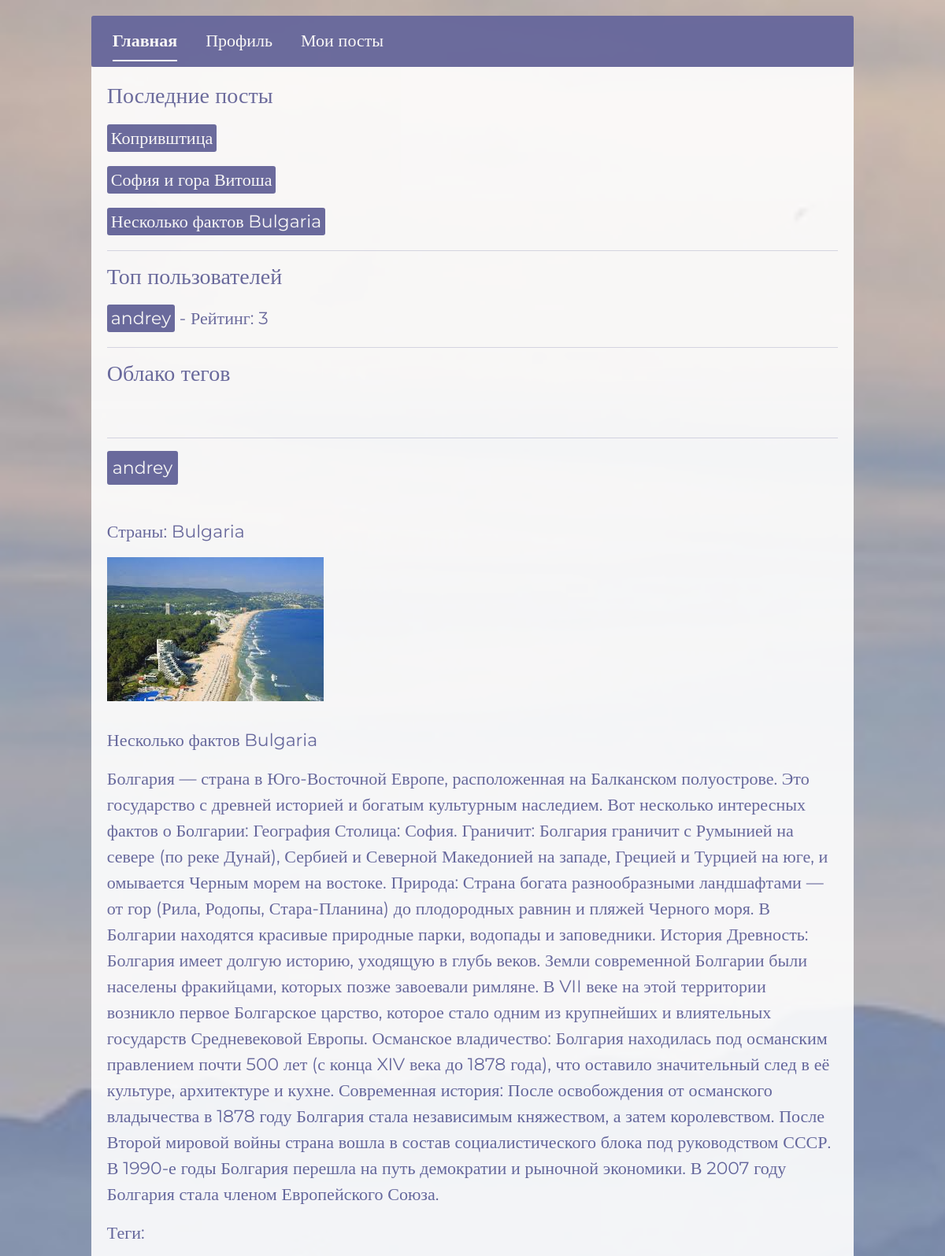
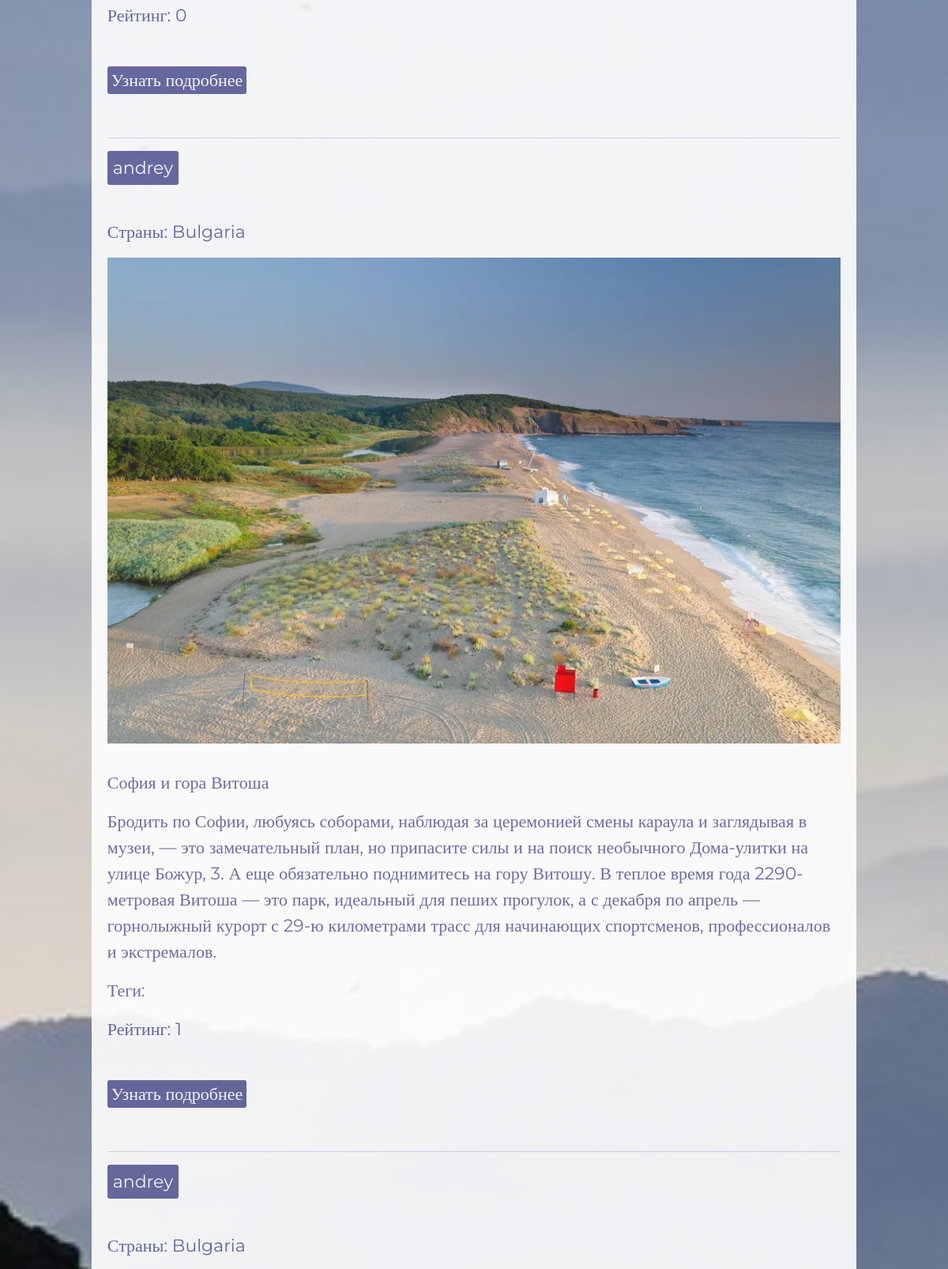
The app's page /profiles/2/posts/ (signed in, upper part) with its own data (2 pictures, top to bottom).
### user/models.py (models this page shows, shortened)
class Post(models.Model):
    create_date = models.DateTimeField(auto_now_add=True)
    author = models.ForeignKey(User, on_delete=models.CASCADE,  verbose_name='Автор', blank=False, null=True, related_name='posts')
    countries = models.ManyToManyField(Country, blank=False, null=True, verbose_name="Страны")
    subject = models.CharField(max_length=255, blank=False, null=True, verbose_name='Тема')
    body = models.TextField(validators=[MinLengthValidator(3)], blank=False, null=True, verbose_name='Тело поста')
    photos = models.ManyToManyField(Photo, blank=True, verbose_name='Фотографии')
    tags = models.ManyToManyField(Tag, blank=True, verbose_name='Теги')
    rating = models.IntegerField(default=0, verbose_name='Рейтинг')
    class Meta:
        verbose_name = 'Пост'
        verbose_name_plural = 'Посты'

class Profile(models.Model):
    user = models.OneToOneField(User, on_delete=models.CASCADE, verbose_name='Пользователь')
    countries_interest = models.ManyToManyField(Country, blank=True, verbose_name="Интересующие страны")
    post_count = models.IntegerField(default=0, verbose_name='Количество постов')
    followers = models.ManyToManyField(User, related_name='following', blank=True, verbose_name='Подписчики')
    followers_count = models.IntegerField(default=0, verbose_name='Количество подписчиков')
    is_create = models.BooleanField(default=True, verbose_name='Создавать посты')
    is_blocked = models.BooleanField(default=False, verbose_name='Заблокирован')
    class Meta:
        verbose_name = 'Профиль'
        verbose_name_plural = 'Профили'

class Photo(models.Model):
    image = models.ImageField(upload_to='post_photos/', validators=[validate_image_size], verbose_name='Фото')
    class Meta:
        verbose_name = 'Фото'
        verbose_name_plural = 'Фотки'

### country/models.py (models this page shows, shortened)
class Country(models.Model):
    name = models.CharField(max_length=255, verbose_name='Название страны')
    top_level_domain = models.CharField(max_length=255, blank=True, verbose_name='Топ-уровневый домен')
    alpha2_code = models.CharField(max_length=255, unique=True, verbose_name='Двухбуквенный код страны')
    alpha3_code = models.CharField(max_length=255, unique=True, verbose_name='Трехбуквенный код страны')
    calling_code = models.CharField(max_length=255, blank=True, verbose_name='Телефонный код')
    capital = models.CharField(max_length=255, blank=True, verbose_name='Столица')
    alt_spellings = models.TextField(blank=True, verbose_name='Альтернативные написания')
    region = models.CharField(max_length=255, blank=True, verbose_name='Регион')
    class Meta:
        verbose_name = 'Страна'
        verbose_name_plural = 'Страны'

### user/views.py (the view)
# urls.py: path('profiles/<int:user_id>/posts/', views.profile_posts, name='profile_posts'),
@login_required
def profile_posts(request, user_id):
    profile = Profile.objects.get(user=request.user)
    blocked_response = check_user_blocked(profile)
    if blocked_response:
        return blocked_response
    active_link = 'profile_posts'
    profile = get_object_or_404(Profile, user__id=user_id)
    user = profile.user
    posts = profile.user.posts.all()
    context = {
        'profile': profile,
        'user': user,
        'posts': posts,
        'active_link': active_link
    }
    return render(request, 'user/profile_detail.html', context)

### user/context_processors.py (called while the page is built)
def global_context(request):
    latest_posts = Post.objects.order_by('-create_date')[:3]
    tag_cloud = Tag.objects.all()
    top_users = Profile.objects.annotate(
        posts_count=Count('user__posts'),
        total_rating=Sum('user__posts__rating')
    ).filter(total_rating__gt=0).order_by('-total_rating')[:5]
    return {
        'latest_posts': latest_posts,
        'tag_cloud': tag_cloud,
        'top_users': top_users,
    }

### user/permissions.py (called while the page is built)
def check_user_blocked(profile):
    if profile.is_blocked:
        return HttpResponse("Ваш аккаунт заблокирован. Вы не можете создавать посты.", status=403)
    return None

### templates/user/profile_detail.html (shortened to what this page needs)
{% extends 'base.html' %}
{% block extra_css %}
    {% load static %}
    <link rel="stylesheet" href="{% static 'css/profile_detail.css' %}">
{% endblock %}
{% block content %}
    <div id="wrapper">
        <div id="index-nav">
            <ul class="nav nav-underline">
              <li class="nav-item" id="index-nav-item">
                <a id="index-link" class="nav-link active" aria-current="page" href="{% url 'index'%}">Главная</a>
              </li>
              <li class="nav-item" id="index-nav-item">
                <a id="index-link" class="nav-link" aria-current="page" href="{% url 'profile_detail' user.id %}">Профиль</a>
              </li>
              <li class="nav-item" id="index-nav-item">
                <a id="index-link" class="nav-link" aria-current="page" href="{% url 'profile_posts' user.id %}">Мои посты</a>
              </li>
            </ul>
        </div>
        <div id="lenta">
            {% include 'commom_info.html' %}
        </div>
        {% if active_link == 'profile_posts' %}
            {% for post in posts %}
            <div id="lenta">
                <hr>
                <div id="author">
                    <a href="{% url 'profile_detail' post.author.id %}">{{post.author }}</a>
            </div>
            <br>
            <div id="country">
                {% if post.countries.exists %}
                    <p>Страны:
                        {% for country in post.countries.all %}
                            {{ country.name }}{% if not forloop.last %}, {% endif %}
                        {% endfor %}
                    </p>
                {% else %}
                    <p>Страны не указаны</p>
                {% endif %}
            </div>
            <div id="img">
                {% if post.photos.exists %}
                    <img src="{{ post.photos.first.image.url }}" alt="photo">
                {% else %}
                        <p>Фотографии не загружены</p>
                {% endif %}
            </div>
            <br>
            <div id="subject">
                <p>
                    {{post.subject }}
                </p>
            </div>
            <div id="info-text">
                <p>
                    {{post.body }}
                </p>
            </div>
            <div id="teg">
                {% if post.countries.exists %}
                    <p>Теги:
                    </p>
                {% else %}
                    <p>Теги не указаны</p>
                {% endif %}
            </div>
            <div id="rating-{{ post.id }}">
                <p>Рейтинг: <span class="rating-value">{{ post.rating }}</span></p>
            </div>
            <br>
            <div id="detail-post-link">
                <a href="{% url 'post_detail' post.id %}">Узнать подробнее</a>
            </div>
        </div>
            {% endfor %}
        {% endif %}
    </div>
{% endblock %}

### templates/commom_info.html (shortened to what this page needs)
<div id="top-info">
    <h3>Последние посты</h3>
    {% for post in latest_posts %}
        <div id="link_posts">
            <a href="{% url 'post_detail' post.id %}">{{post.subject}}</a>
        </div>
    {% endfor %}
    <hr>
    <h3>Топ пользователей</h3>
    {% for user in top_users %}
        <div id="link_users">
            <a href="{% url 'profile_detail' user.user.id %}">{{user.user.username}}</a> - Рейтинг: {{ user.total_rating }}
        </div>
    {% endfor %}
    <hr>
    <h3>Облако тегов</h3>
</div>

### static/css/base.css (style rules this page uses)
x1html, body, div, span, applet, object, iframe, h1, h2, h3, h4, h5, h6, p, blockquote, pre, a, abbr, acronym, address, big, cite, code, del, dfn, em, img, ins, kbd, q, s, samp, small, strike, strong, sub, sup, tt, var, b, u, i, center, dl, dt, dd, ol, ul, li, fieldset, form, label, legend, table, caption, tbody, tfoot, thead, tr, th, td, article, aside, canvas, details, embed, figure, figcaption, footer, header, hgroup, menu, nav, output, ruby, section, summary, time, mark, audio, video { margin: 0; padding: 0; border: 0; font-size: 100%; font: inherit; vertical-align: baseline; }
body { line-height: 1; }
ol, ul { list-style: none; }
html { box-sizing: border-box; }
*, *::before, *::after { box-sizing: inherit; }
#body { height: auto !important; background-image: url(../img/mountains-3699372_1280.jpg); background-repeat: no-repeat; background-size: cover; font-family: 'Montserrat'; font-size: 22px; font-weight: 400; color:#000000; display: flex; justify-content: center; align-items: center; }
#wrapper { display: flex; flex-direction: column; align-items: center; justify-content: center; margin: 0 auto; padding: 20px; }
#wrapper #index-nav { width: 90%; height: auto; background-color: #62639B; padding: 5px; border-radius: 3px; border: 2px solid #62639B; text-align: center; opacity: 0.9; }
#lenta { width: 90%; background-color: white; opacity: 0.9; padding: 20px; color: #62639B; }
#author { display: flex; justify-content: space-between; align-items: center; margin-bottom: 10px; }
#author a { margin-right: 20px; text-decoration: none; color: white; background-color: #62639B; padding: 3px 5px; border-radius: 3px; border: 2px solid #62639B; }
#index-nav-item { margin-left: 20px; }
#index-link { color: white; }
#detail-post-link a { text-decoration: none; color: white; background-color: #62639B; padding: 4px 5px; border-radius: 3px; }
#top-info div { margin-top: 20px; margin-bottom: 20px; }
#top-info div a { text-decoration: none; color: white; background-color: #62639B; padding: 4px 5px; border-radius: 3px; }

### static/css/profile_detail.css (style rules this page uses)
#img img { max-width: 100%; height: auto; }

### records on screen
Post: subject "Копривштица", author "andrey"
Post: subject "София и гора Витоша", author "andrey", photos.first.image (picture), body "Бродить по Софии, любуясь соборами, наблюдая за церемонией смены караула и заглядывая в музеи, — это замечательный план, но припасите силы и на поиск необычного Дома-улитки на улице Божур, 3. А еще обязательно поднимитесь на гору Витошу. В теплое время года 2290-метровая Витоша — это парк, идеальный для пеших прогулок, а с декабря по апрель — горнолыжный курорт с 29-ю километрами трасс для начинающих спортсменов, профессионалов и экстремалов.", shows "Теги:", rating "1"
Post: subject "Несколько фактов Bulgaria", author "andrey", photos.first.image (picture), body "Болгария — страна в Юго-Восточной Европе, расположенная на Балканском полуострове. Это государство с древней историей и богатым культурным наследием. Вот несколько интересных фактов о Болгарии: География Столица: София. Граничит: Болгария граничит с Румынией на севере (по реке Дунай), Сербией и Северной Македонией на западе, Грецией и Турцией на юге, и омывается Черным морем на востоке. Природа: Страна богата разнообразными ландшафтами — от гор (Рила, Родопы, Стара-Планина) до плодородных равнин и пляжей Черного моря. В Болгарии находятся красивые природные парки, водопады и заповедники. История Древность: Болгария имеет долгую историю, уходящую в глубь веков. Земли современной Болгарии…", shows "Теги:", rating "0"
Profile: user.username "andrey", total_rating "3"
Country: name "Bulgaria"
